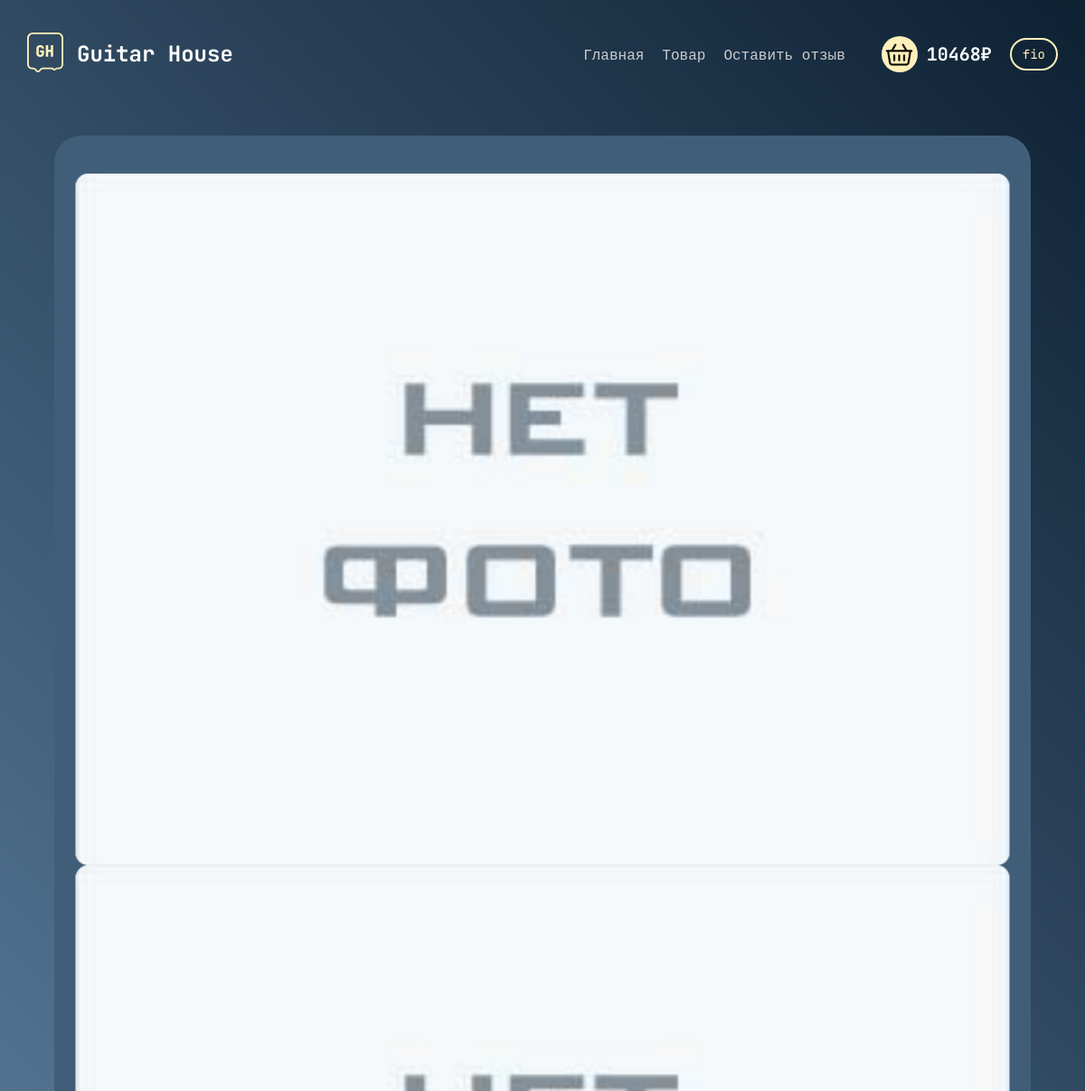
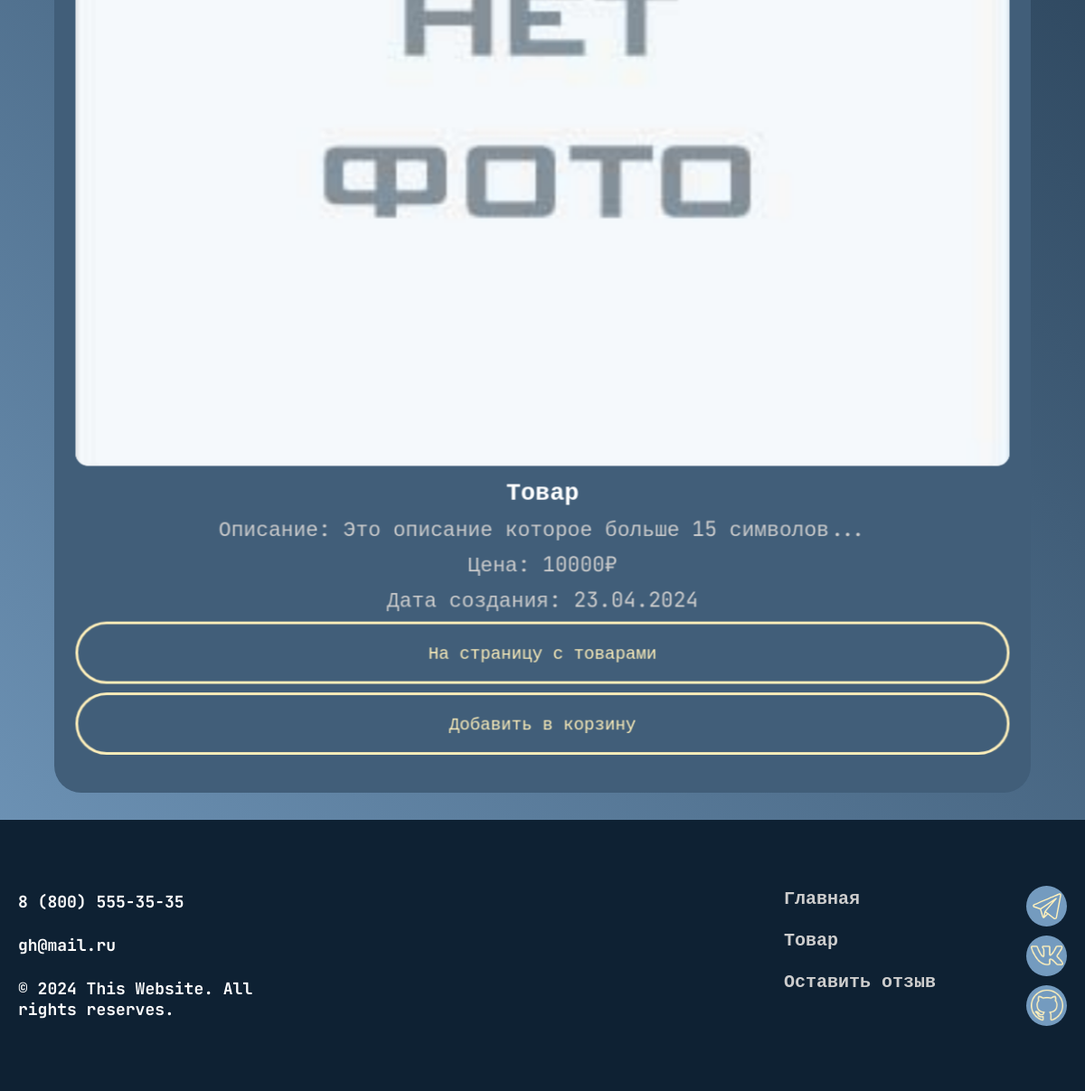
The page /info_product/1 (signed in) on the database its author committed (2 pictures, top to bottom).
### data/users.py (models this page shows, shortened)
class User(SqlAlchemyBase, UserMixin, SerializerMixin):
    __tablename__ = 'users'
    id = sqlalchemy.Column(
        sqlalchemy.Integer,
        primary_key=True,
        autoincrement=True
    )
    email = sqlalchemy.Column(
        sqlalchemy.String,
        index=True,
        unique=True,
    )
    full_name = sqlalchemy.Column(sqlalchemy.String)
    age = sqlalchemy.Column(sqlalchemy.Integer)
    birthday = sqlalchemy.Column(
        sqlalchemy.DateTime,
        default=datetime.datetime.now
    )
    hashed_password = sqlalchemy.Column(sqlalchemy.String)
    product = orm.relationship("Product", back_populates='user')
    feedback = orm.relationship("Feedback", back_populates='user')
    cart = orm.relationship("Cart", back_populates='user')

### data/product.py (models this page shows)
class Product(SqlAlchemyBase, UserMixin, SerializerMixin):
    __tablename__ = 'products'
    id = sqlalchemy.Column(sqlalchemy.Integer,
                           primary_key=True, autoincrement=True)
    title = sqlalchemy.Column(sqlalchemy.String, nullable=True)
    content = sqlalchemy.Column(sqlalchemy.String, nullable=True)
    created_date = sqlalchemy.Column(sqlalchemy.DateTime,
                                     default=datetime.datetime.now)
    price = sqlalchemy.Column(sqlalchemy.Integer, nullable=True)
    user_id = sqlalchemy.Column(sqlalchemy.Integer,
                                sqlalchemy.ForeignKey("users.id"))
    user = orm.relationship('User')
    category_id = sqlalchemy.Column(sqlalchemy.Integer,
                                    sqlalchemy.ForeignKey("product_category.id"))
    category = orm.relationship("ProductCategory")
    cart = orm.relationship("Cart", back_populates='product')
    image1 = sqlalchemy.Column(sqlalchemy.String)
    image2 = sqlalchemy.Column(sqlalchemy.String)

### main.py (the view)
@app.route('/info_product/<int:id>', methods=['GET', 'POST'])
def info_product(id):
    db_sess = db_session.create_session()
    summary = 0
    try:
        sum_price = db_sess.query(Cart.price).filter(Cart.user_id == current_user.id)
        for i in sum_price:
            summary += i[0]
    except AttributeError:
        summary = 0
    """ Если товар не найден, то возвращаем ошибку 404,
    иначе рендер страницы информации о товаре"""
    product = db_sess.query(Product).filter(Product.id == id).first()
    if product:
        return render_template(
            'info_product.html',
            title='Guitar House / Инфорация о товаре',
            css=url_for('static', filename='css/info_product.css'),
            js=url_for('static', filename='js/app.js'),
            product=product,
            sum_price=summary
        )
    else:
        abort(404)

### data/db_session.py (called while the page is built)
def create_session() -> Session:
    global __factory
    return __factory()

### main.py (called while the page is built)
@login_manager.user_loader
def load_user(user_id):
    db_sess = db_session.create_session()
    return db_sess.query(User).get(user_id)

### templates/info_product.html (shortened to what this page needs)
{% extends "base.html" %}
{% block content %}
<main>
    <section class="layers">
        <div class="layers__container">
            <div class="layers__item layer-2">
                <div class="hero-content">
                    <swiper-container class="" pagination="true" pagination-dynamic-bullets="true" navigation="true"
                                      pagination-clickable="true" slides-per-view="1"  space-between="30">
                        <swiper-slide>
                            {% if product.image1 %}
                              <img src="{{ url_for('static', filename='img/product_img/' + product.image1) }}" alt="">
                            {% else %}
                              <img src="{{ url_for('static', filename='img/no-image.jpg') }}" alt="">
                            {% endif %}
                        </swiper-slide>
                        <swiper-slide>
                            {% if product.image2 %}
                              <img src="{{ url_for('static', filename='img/product_img/' + product.image2) }}" alt="">
                            {% else %}
                              <img src="{{ url_for('static', filename='img/no-image.jpg') }}" alt="">
                            {% endif %}
                        </swiper-slide>
                    </swiper-container>
                    <h1>{{ product.title }}</h1>
                    <p>Описание: {{ product.content }}</p>
                    <p>Цена: {{ product.price }}₽</p>
                    <p>Дата создания: {{ product.created_date.strftime("%d.%m.%Y") }}</p>
                    {% if product.user_id == current_user.id %}
                        <a href="/shop" class="btn btn_go-shop">На страницу с товарами</a>
                    {% else %}
                        <a href="/shop" class="btn btn_go-shop">На страницу с товарами</a>
                        {% if current_user.is_authenticated %}
                            <a href="/add-cart/{{ product.id }}" class="btn btn_info">Добавить в корзину</a>
                        {% endif %}
                    {% endif %}
                </div>
            </div>
        </div>
    </section>
</main>
{% endblock %}

### templates/base.html (shortened to what this page needs)
<!DOCTYPE html>
<html lang="en">
  <head>
    <link rel="stylesheet" href="{{ css }}">
  </head>
  <body>
    <div class="wraper">
      <header>
        <a class="header__logo" href="/">
          <img src="{{ url_for('static', filename='img/logo.svg') }}" alt="logo">
          <h2>Guitar House</h2>
        </a>
        <div class="burger-navigation">
          <nav class="header__navigation">
            <ul>
              <li><a href="/"> Главная</a></li>
              <li><a href="/shop"> Товар</a></li>
              <li><a href="/contact"> Оставить отзыв</a></li>
            </ul>
          </nav>
          <section class="header__blocks">
            <a class="header__cart cart" href="/cart">
              <div class="cart__icon">
                <img src="{{ url_for('static', filename='img/cart.svg') }}" alt="cart-icon">
              </div>
              <h3 class="cart__sum">{{ sum_price }}₽</h3>
            </a>
            {% if current_user.is_authenticated %}
              <div class="header__btn-acc btn-acc">
                <form action="/account">
                  <button class="btn btn_acc">
                    {{ current_user.full_name }}
                  </button>
                </form>
              </div>
            {% endif %}
          </section>
        </div>
      </header>
      {% block content %}{% endblock %}
      <footer>
        <div class="container">
          <div class="footer__wraper">
            <section class="footer__text">
              <h3 class="text__number">8 (800) 555-35-35</h3>
              <h3 class="text__email">gh@mail.ru</h3>
              <h3 class="text__right">&copy; 2024 This Website. All rights reserves.</h3>
            </section>
            <nav class="footer__navigation">
              <ul class="footer__sites">
                <li> <a href="/">Главная</a></li>
                <li> <a href="/shop">Товар</a></li>
                <li> <a href="/contact">Оставить отзыв</a></li>
              </ul>
              <div class="footer__tg">
                <a href="https://t.me/MamaKupiSnikers" target="_blank">
                  <img src="{{ url_for('static', filename='img/tg.svg') }}" alt="tg">
                </a>
                <a href="https://vk.com/mama_kupi_snikers" target="_blank">
                  <img src="{{ url_for('static', filename='img/vk.png') }}" alt="vk">
                </a>
                <a href="https://github.com/nais2008" target="_blank">
                  <img src="{{ url_for('static', filename='img/github.png') }}" alt="gh">
                </a>
              </div>
            </nav>
          </div>
        </div>
      </footer>
    </div>
  </body>
</html>

### rows shown on the page
User: full_name "fio"
Product: title "Товар", content "Это описание которое больше 15 символов...", price "10000", created_date "23.04.2024"

### other values the page prints
{{ sum_price }} "10468"
